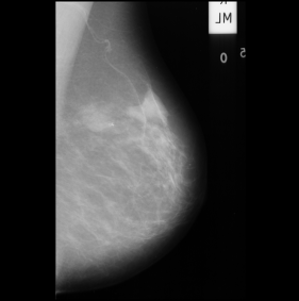
#> input picture Componentes Convexas/Mama.png, 299 x 301 px, found by its file name
$ python convex_component.py   (older library calls are emulated)
#> lines starting #> are read from the running program, lines starting #| are printed output that depends on the picture; after the words box and inside, x2 and y2 are one past the last pixel; in counts of white or black regions, pixels touching at a corner belong together
import cv2 as cv
import numpy as np

img = cv.imread('mama.png', cv.IMREAD_COLOR)
#> img is the input picture: shape (301, 299, 3); min 0, max 249, mean 50.7

grayImg = cv.cvtColor(img, cv.COLOR_RGB2GRAY)
ret, thresh = cv.threshold(grayImg, 10, 255, cv.THRESH_BINARY)
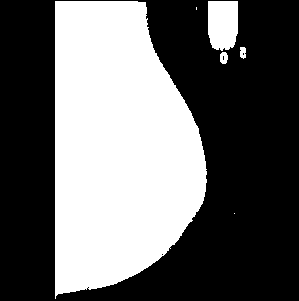
#> thresh: shape (301, 299); 40.5% white; 6 white regions (2 under 20 px)
im2, contours, hierarchy = cv.findContours(thresh, cv.RETR_TREE, cv.CHAIN_APPROX_SIMPLE)
#> contours = 10 contours, 6 with area under 20; largest, box (x1, y1, x2, y2) and area: (55, 1, 207, 299) 34578, (208, 1, 238, 51) 1294, (220, 52, 228, 64) 66, (240, 47, 246, 59) 48
#cv.drawContours(img,contours,-1,(0,255,0),2)

count = 0
contoursDraw = []
i = 0
greater = 0
for x in contours:
    if len(x) > greater:
        greater = i
    i += 1
#> this loop made 10 passes
#> x on passes 1, 6, 9, 10: [[234, 213]], [[196, 7], [196, 9]], [[87, 287], [88, 286], [89, 287], [88, 288]], [[161, 254], [162, 253], [163, 254], [162, 255]]
#> after the loop, greater = 7; i = 10


cv.drawContours(img, contours,greater,(0,255,0),2)
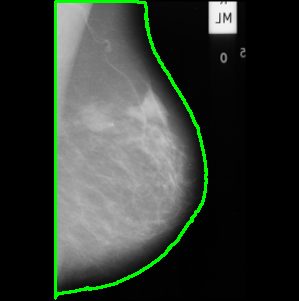
#> img: shape (301, 299, 3); 2.85% of pixels changed, all inside (x1, y1, x2, y2) = (54, 0, 208, 300)
cv.imshow('Final Image', img)
cv.waitKey(0)
cv.destroyAllWindows()
